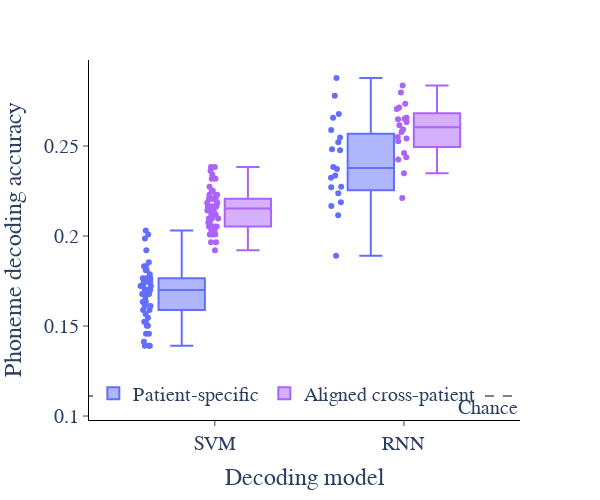

This figure's notebook cell:
### Code cell
fig_df = rnn_df_long[rnn_df_long['Patient'] == 'S5']
fig = px.box(fig_df, x='Model', y="accuracy", color='Decoding Context', points='all', width=600, height=500, color_discrete_sequence=['#636EFA', '#AB63FA'])
fig.add_hline(y=1/9, line_dash='dash', line_color='grey', annotation_text='Chance', annotation_position='bottom right')
fig.update_layout(
    plot_bgcolor='white',
    legend=dict(
        orientation='h',
        yanchor='bottom',
        y=0.02,
        xanchor='left',
        x=0.01,
        title_text=''
    ),
    title_text='',
    title_x=0.5,
    font=dict(size=20, family='Arial')
)
fig.update_xaxes(
    title='Decoding model',
    mirror=False,
    ticks='outside',
    showline=True,
    linecolor='black',
    showgrid=False,
)
fig.update_yaxes(
    title='Phoneme decoding accuracy',
    mirror=False,
    ticks='outside',
    showline=True,
    linecolor='black',
    showgrid=False,
)

# fig.write_image(r"C:\Users\zms14\Box\CoganLab\IndividualMeetings\Zac\manuscripts\cross_patient_speech_decoding\figures\fig_4\rnn_decoding_S5.svg")
fig.show()

### Figure 1 — Plotly figure (JSON) as saved in the notebook; plotly's stock layout.template omitted (floating-point values rounded to 4 significant figures)
{"data": [{"alignmentgroup": "True", "boxpoints": "all", "hovertemplate": "Decoding Context=Patient-specific<br>Model=%{x}<br>accuracy=%{y}<extra></extra>", "legendgroup": "Patient-specific", "marker": {"color": "#636EFA"}, "name": "Patient-specific", "notched": false, "offsetgroup": "Patient-specific", "orientation": "v", "showlegend": true, "type": "box", "x": ["SVM", "SVM", "SVM", "SVM", "SVM", "SVM", "SVM", "SVM", "SVM", "SVM", "SVM", "SVM", "SVM", "SVM", "SVM", "SVM", "SVM", "SVM", "SVM", "SVM", "SVM", "SVM", "SVM", "SVM", "SVM", "SVM", "SVM", "SVM", "SVM", "SVM", "SVM", "SVM", "SVM", "SVM", "SVM", "SVM", "SVM", "SVM", "SVM", "SVM", "SVM", "SVM", "SVM", "SVM", "SVM", "SVM", "SVM", "SVM", "SVM", "SVM", "RNN", "RNN", "RNN", "RNN", "RNN", "RNN", "RNN", "RNN", "RNN", "RNN", "RNN", "RNN", "RNN", "RNN", "RNN", "RNN", "RNN", "RNN", "RNN", "RNN"], "x0": " ", "xaxis": "x", "y": [0.1457, 0.1744, 0.1391, 0.2009, 0.1854, 0.1678, 0.1744, 0.1523, 0.1501, 0.2031, 0.181, 0.1656, 0.1766, 0.1634, 0.1766, 0.1832, 0.1722, 0.1766, 0.1678, 0.1413, 0.1722, 0.1611, 0.17, 0.1832, 0.1744, 0.1634, 0.1589, 0.1722, 0.17, 0.1589, 0.1766, 0.1788, 0.1611, 0.1678, 0.1545, 0.1567, 0.181, 0.1457, 0.17, 0.1921, 0.17, 0.1722, 0.1744, 0.1523, 0.1678, 0.1501, 0.1391, 0.1987, 0.1391, 0.1678, 0.2679, 0.2116, 0.2167, 0.2521, 0.2324, 0.2238, 0.2476, 0.2878, 0.189, 0.2188, 0.2271, 0.2384, 0.2274, 0.2658, 0.2372, 0.2336, 0.2589, 0.2548, 0.278, 0.2482], "y0": " ", "yaxis": "y"}, {"alignmentgroup": "True", "boxpoints": "all", "hovertemplate": "Decoding Context=Aligned cross-patient<br>Model=%{x}<br>accuracy=%{y}<extra></extra>", "legendgroup": "Aligned cross-patient", "marker": {"color": "#AB63FA"}, "name": "Aligned cross-patient", "notched": false, "offsetgroup": "Aligned cross-patient", "orientation": "v", "showlegend": true, "type": "box", "x": ["SVM", "SVM", "SVM", "SVM", "SVM", "SVM", "SVM", "SVM", "SVM", "SVM", "SVM", "SVM", "SVM", "SVM", "SVM", "SVM", "SVM", "SVM", "SVM", "SVM", "SVM", "SVM", "SVM", "SVM", "SVM", "SVM", "SVM", "SVM", "SVM", "SVM", "SVM", "SVM", "SVM", "SVM", "SVM", "SVM", "SVM", "SVM", "SVM", "SVM", "SVM", "SVM", "SVM", "SVM", "SVM", "SVM", "SVM", "SVM", "SVM", "SVM", "RNN", "RNN", "RNN", "RNN", "RNN", "RNN", "RNN", "RNN", "RNN", "RNN", "RNN", "RNN", "RNN", "RNN", "RNN", "RNN", "RNN", "RNN", "RNN", "RNN"], "x0": " ", "xaxis": "x", "y": [0.2208, 0.2031, 0.1921, 0.2141, 0.2252, 0.2009, 0.2009, 0.2141, 0.2318, 0.2163, 0.2208, 0.2208, 0.2163, 0.2141, 0.234, 0.2185, 0.1965, 0.2208, 0.2318, 0.2009, 0.2163, 0.223, 0.2119, 0.2208, 0.2185, 0.2075, 0.2031, 0.2053, 0.1965, 0.2031, 0.2053, 0.2053, 0.2274, 0.2097, 0.2119, 0.2252, 0.2097, 0.2362, 0.2163, 0.2384, 0.2053, 0.223, 0.2075, 0.223, 0.2384, 0.2141, 0.2097, 0.2119, 0.2163, 0.2185, 0.2836, 0.2658, 0.2542, 0.2649, 0.2211, 0.2348, 0.2461, 0.2798, 0.2616, 0.2426, 0.2735, 0.2551, 0.2634, 0.2577, 0.2527, 0.2438, 0.2592, 0.2652, 0.2705, 0.2714], "y0": " ", "yaxis": "y"}], "layout": {"annotations": [{"showarrow": false, "text": "Chance", "x": 1, "xanchor": "right", "xref": "x domain", "y": 0.1111, "yanchor": "top", "yref": "y"}], "boxmode": "group", "font": {"family": "Arial", "size": 20}, "height": 500, "legend": {"orientation": "h", "title": {"text": ""}, "tracegroupgap": 0, "x": 0.01, "xanchor": "left", "y": 0.02, "yanchor": "bottom"}, "margin": {"t": 60}, "plot_bgcolor": "white", "shapes": [{"line": {"color": "grey", "dash": "dash"}, "type": "line", "x0": 0, "x1": 1, "xref": "x domain", "y0": 0.1111, "y1": 0.1111, "yref": "y"}], "title": {"text": "", "x": 0.5}, "width": 600, "xaxis": {"anchor": "y", "domain": [0, 1], "linecolor": "black", "mirror": false, "showgrid": false, "showline": true, "ticks": "outside", "title": {"text": "Decoding model"}}, "yaxis": {"anchor": "x", "domain": [0, 1], "linecolor": "black", "mirror": false, "showgrid": false, "showline": true, "ticks": "outside", "title": {"text": "Phoneme decoding accuracy"}}}}
